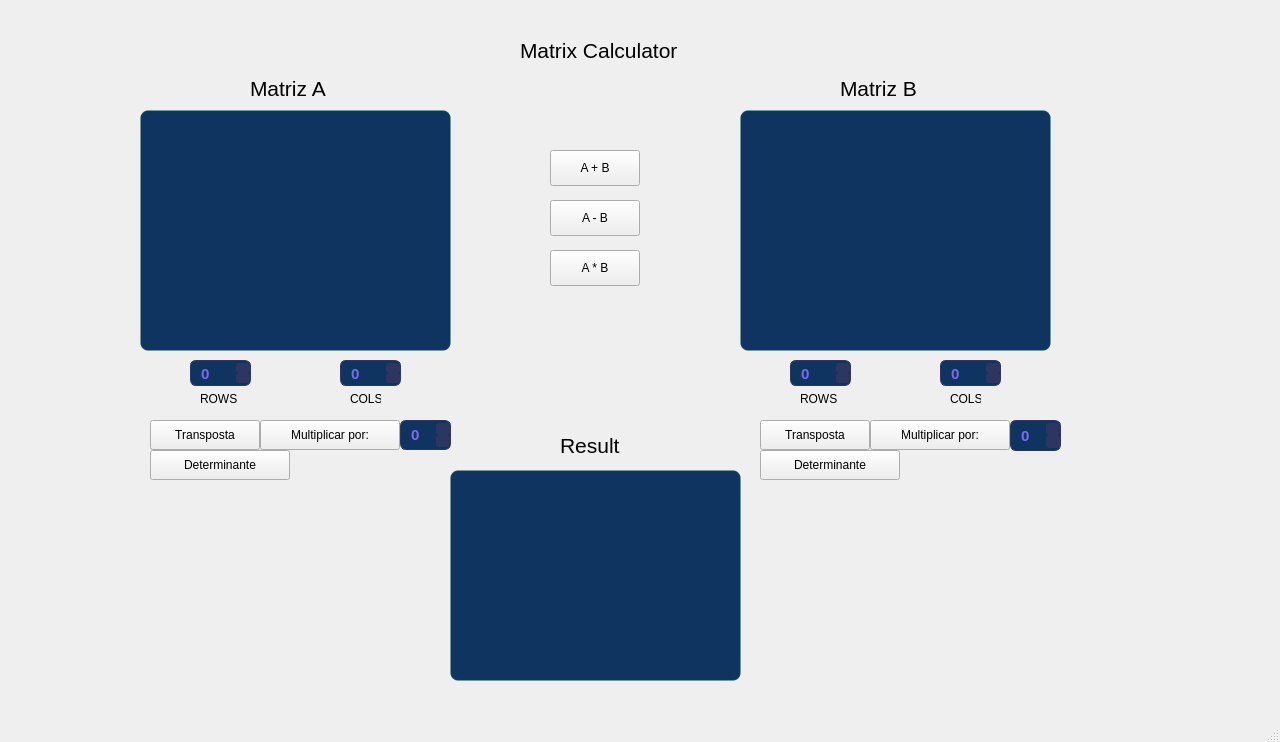
<?xml version="1.0" encoding="UTF-8"?>
<ui version="4.0">
 <class>MainWindow</class>
 <widget class="QMainWindow" name="MainWindow">
  <property name="enabled">
   <bool>true</bool>
  </property>
  <property name="geometry">
   <rect>
    <x>0</x>
    <y>0</y>
    <width>1280</width>
    <height>742</height>
   </rect>
  </property>
  <property name="windowTitle">
   <string>MainWindow</string>
  </property>
  <property name="layoutDirection">
   <enum>Qt::LeftToRight</enum>
  </property>
  <property name="styleSheet">
   <string notr="true">/* QMainWindow ou widget raiz */
QWidget#centralWidget {
    background-color: #1a1a2e;
}

/* Labels de título das matrizes */
QLabel#labelMatrizA, QLabel#labelMatrizB {
    color: #7c6af0;
    font-size: 11px;
    font-weight: bold;
    letter-spacing: 2px;
}

QLabel#labelTitle {
    color: #e2e8f0;
    font-size: 14px;
    letter-spacing: 3px;
}

/* Frames/GroupBox que envolvem cada matriz */
QGroupBox {
    background-color: #16213e;
    border: 1px solid #2d3561;
    border-radius: 12px;
    padding: 12px;
    color: #a8b4d8;
}

/* Campos de entrada das células */
QLineEdit {
    background-color: #1a1a2e;
    border: 1px solid #2d3561;
    border-radius: 4px;
    color: #a8b4d8;
    font-family: &quot;Courier New&quot;;
    font-size: 13px;
    padding: 4px;
}
QLineEdit:focus {
    border-color: #7c6af0;
    color: #e2e8f0;
}

/* SpinBoxes de rows/cols */
QSpinBox {
    background-color: #0f3460;
    border: 1px solid #2d3561;
    border-radius: 6px;
    color: #7c6af0;
    font-size: 15px;
    font-weight: bold;
    padding: 4px 8px;
}
QSpinBox::up-button, QSpinBox::down-button {
    background: #2d3561;
    border-radius: 3px;
}

/* Botões de operação A+B, A-B, A*B */
QPushButton#btnAdd {
    background: qlineargradient(x1:0,y1:0,x2:1,y2:1, stop:0 #7c6af0, stop:1 #5a4fcf);
    border: none;
    border-radius: 8px;
    color: white;
    font-size: 13px;
    font-weight: bold;
    padding: 10px 16px;
}
QPushButton#btnSub {
    background: qlineargradient(x1:0,y1:0,x2:1,y2:1, stop:0 #e86c6c, stop:1 #c94040);
    border: none;
    border-radius: 8px;
    color: white;
    font-size: 13px;
    font-weight: bold;
    padding: 10px 16px;
}
QPushButton#btnMul {
    background: qlineargradient(x1:0,y1:0,x2:1,y2:1, stop:0 #4caf87, stop:1 #2e8b6a);
    border: none;
    border-radius: 8px;
    color: white;
    font-size: 13px;
    font-weight: bold;
    padding: 10px 16px;
}
QPushButton:hover { opacity: 0.85; }

/* Botões secundários (Transposta, Det, Multiplicar por) */
QPushButton#btnTransposta, QPushButton#btnDet, QPushButton#btnScalar {
    background-color: transparent;
    border: 1px solid #2d3561;
    border-radius: 6px;
    color: #a8b4d8;
    font-size: 11px;
    padding: 5px 10px;
}
QPushButton#btnTransposta:hover, QPushButton#btnDet:hover {
    background-color: #2d3561;
    color: #e2e8f0;
}

/* Área de resultado */
QTableWidget, QTextEdit#resultArea {
    background-color: #0f3460;
    border: 1px solid rgba(76, 175, 135, 0.25);
    border-radius: 8px;
    color: #4caf87;
    font-family: &quot;Courier New&quot;;
    font-size: 13px;
    font-weight: bold;
    gridline-color: #2d3561;
}</string>
  </property>
  <widget class="QWidget" name="centralwidget">
   <widget class="QLabel" name="lb_title">
    <property name="geometry">
     <rect>
      <x>520</x>
      <y>40</y>
      <width>171</width>
      <height>21</height>
     </rect>
    </property>
    <property name="font">
     <font>
      <pointsize>16</pointsize>
     </font>
    </property>
    <property name="text">
     <string>Matrix Calculator</string>
    </property>
   </widget>
   <widget class="QTableWidget" name="tableA">
    <property name="geometry">
     <rect>
      <x>140</x>
      <y>110</y>
      <width>311</width>
      <height>241</height>
     </rect>
    </property>
   </widget>
   <widget class="QTableWidget" name="tableB">
    <property name="geometry">
     <rect>
      <x>740</x>
      <y>110</y>
      <width>311</width>
      <height>241</height>
     </rect>
    </property>
   </widget>
   <widget class="QLabel" name="lbMatrixA_2">
    <property name="geometry">
     <rect>
      <x>250</x>
      <y>80</y>
      <width>91</width>
      <height>17</height>
     </rect>
    </property>
    <property name="font">
     <font>
      <pointsize>16</pointsize>
     </font>
    </property>
    <property name="text">
     <string>Matriz A</string>
    </property>
   </widget>
   <widget class="QLabel" name="lbMatrixB">
    <property name="geometry">
     <rect>
      <x>840</x>
      <y>80</y>
      <width>91</width>
      <height>17</height>
     </rect>
    </property>
    <property name="font">
     <font>
      <pointsize>16</pointsize>
     </font>
    </property>
    <property name="text">
     <string>Matriz B</string>
    </property>
   </widget>
   <widget class="QPushButton" name="btnSum">
    <property name="geometry">
     <rect>
      <x>550</x>
      <y>150</y>
      <width>90</width>
      <height>36</height>
     </rect>
    </property>
    <property name="text">
     <string>A + B</string>
    </property>
   </widget>
   <widget class="QPushButton" name="btnSubtract">
    <property name="geometry">
     <rect>
      <x>550</x>
      <y>200</y>
      <width>90</width>
      <height>36</height>
     </rect>
    </property>
    <property name="text">
     <string>A - B</string>
    </property>
   </widget>
   <widget class="QPushButton" name="btnMultiply">
    <property name="geometry">
     <rect>
      <x>550</x>
      <y>250</y>
      <width>90</width>
      <height>36</height>
     </rect>
    </property>
    <property name="text">
     <string>A * B</string>
    </property>
   </widget>
   <widget class="QSpinBox" name="spinRowsA">
    <property name="geometry">
     <rect>
      <x>190</x>
      <y>360</y>
      <width>61</width>
      <height>26</height>
     </rect>
    </property>
   </widget>
   <widget class="QSpinBox" name="spinColsA">
    <property name="geometry">
     <rect>
      <x>340</x>
      <y>360</y>
      <width>61</width>
      <height>26</height>
     </rect>
    </property>
   </widget>
   <widget class="QLabel" name="lbRowsA">
    <property name="geometry">
     <rect>
      <x>200</x>
      <y>390</y>
      <width>41</width>
      <height>17</height>
     </rect>
    </property>
    <property name="text">
     <string>ROWS</string>
    </property>
   </widget>
   <widget class="QLabel" name="lbColsA">
    <property name="geometry">
     <rect>
      <x>350</x>
      <y>390</y>
      <width>31</width>
      <height>17</height>
     </rect>
    </property>
    <property name="text">
     <string>COLS</string>
    </property>
   </widget>
   <widget class="QSpinBox" name="spinRowsB">
    <property name="geometry">
     <rect>
      <x>790</x>
      <y>360</y>
      <width>61</width>
      <height>26</height>
     </rect>
    </property>
   </widget>
   <widget class="QLabel" name="lbColsB">
    <property name="geometry">
     <rect>
      <x>950</x>
      <y>390</y>
      <width>31</width>
      <height>17</height>
     </rect>
    </property>
    <property name="text">
     <string>COLS</string>
    </property>
   </widget>
   <widget class="QSpinBox" name="spinColsB">
    <property name="geometry">
     <rect>
      <x>940</x>
      <y>360</y>
      <width>61</width>
      <height>26</height>
     </rect>
    </property>
   </widget>
   <widget class="QLabel" name="lbRowsB">
    <property name="geometry">
     <rect>
      <x>800</x>
      <y>390</y>
      <width>41</width>
      <height>17</height>
     </rect>
    </property>
    <property name="text">
     <string>ROWS</string>
    </property>
   </widget>
   <widget class="QTableWidget" name="tableResult">
    <property name="geometry">
     <rect>
      <x>450</x>
      <y>470</y>
      <width>291</width>
      <height>211</height>
     </rect>
    </property>
   </widget>
   <widget class="QLabel" name="lbMatrixResult">
    <property name="geometry">
     <rect>
      <x>560</x>
      <y>430</y>
      <width>61</width>
      <height>31</height>
     </rect>
    </property>
    <property name="font">
     <font>
      <pointsize>16</pointsize>
     </font>
    </property>
    <property name="text">
     <string>Result</string>
    </property>
   </widget>
   <widget class="QLabel" name="lbErrorText">
    <property name="geometry">
     <rect>
      <x>480</x>
      <y>360</y>
      <width>231</width>
      <height>41</height>
     </rect>
    </property>
    <property name="text">
     <string/>
    </property>
   </widget>
   <widget class="QPushButton" name="btTransposeA">
    <property name="geometry">
     <rect>
      <x>150</x>
      <y>420</y>
      <width>110</width>
      <height>30</height>
     </rect>
    </property>
    <property name="text">
     <string>Transposta</string>
    </property>
   </widget>
   <widget class="QPushButton" name="btMultiplyA">
    <property name="geometry">
     <rect>
      <x>260</x>
      <y>420</y>
      <width>140</width>
      <height>30</height>
     </rect>
    </property>
    <property name="text">
     <string>Multiplicar por:</string>
    </property>
   </widget>
   <widget class="QSpinBox" name="spinValueA">
    <property name="geometry">
     <rect>
      <x>400</x>
      <y>420</y>
      <width>51</width>
      <height>30</height>
     </rect>
    </property>
   </widget>
   <widget class="QPushButton" name="btDeterminantA">
    <property name="geometry">
     <rect>
      <x>150</x>
      <y>450</y>
      <width>140</width>
      <height>30</height>
     </rect>
    </property>
    <property name="text">
     <string>Determinante</string>
    </property>
   </widget>
   <widget class="QPushButton" name="btTransposeB">
    <property name="geometry">
     <rect>
      <x>760</x>
      <y>420</y>
      <width>110</width>
      <height>30</height>
     </rect>
    </property>
    <property name="text">
     <string>Transposta</string>
    </property>
   </widget>
   <widget class="QSpinBox" name="spinValueB">
    <property name="geometry">
     <rect>
      <x>1010</x>
      <y>420</y>
      <width>51</width>
      <height>31</height>
     </rect>
    </property>
   </widget>
   <widget class="QPushButton" name="btDeterminantB">
    <property name="geometry">
     <rect>
      <x>760</x>
      <y>450</y>
      <width>140</width>
      <height>30</height>
     </rect>
    </property>
    <property name="text">
     <string>Determinante</string>
    </property>
   </widget>
   <widget class="QPushButton" name="btMultiplyB">
    <property name="geometry">
     <rect>
      <x>870</x>
      <y>420</y>
      <width>140</width>
      <height>30</height>
     </rect>
    </property>
    <property name="text">
     <string>Multiplicar por:</string>
    </property>
   </widget>
  </widget>
  <widget class="QMenuBar" name="menubar">
   <property name="geometry">
    <rect>
     <x>0</x>
     <y>0</y>
     <width>1280</width>
     <height>22</height>
    </rect>
   </property>
  </widget>
  <widget class="QStatusBar" name="statusbar"/>
 </widget>
 <resources/>
 <connections/>
</ui>
